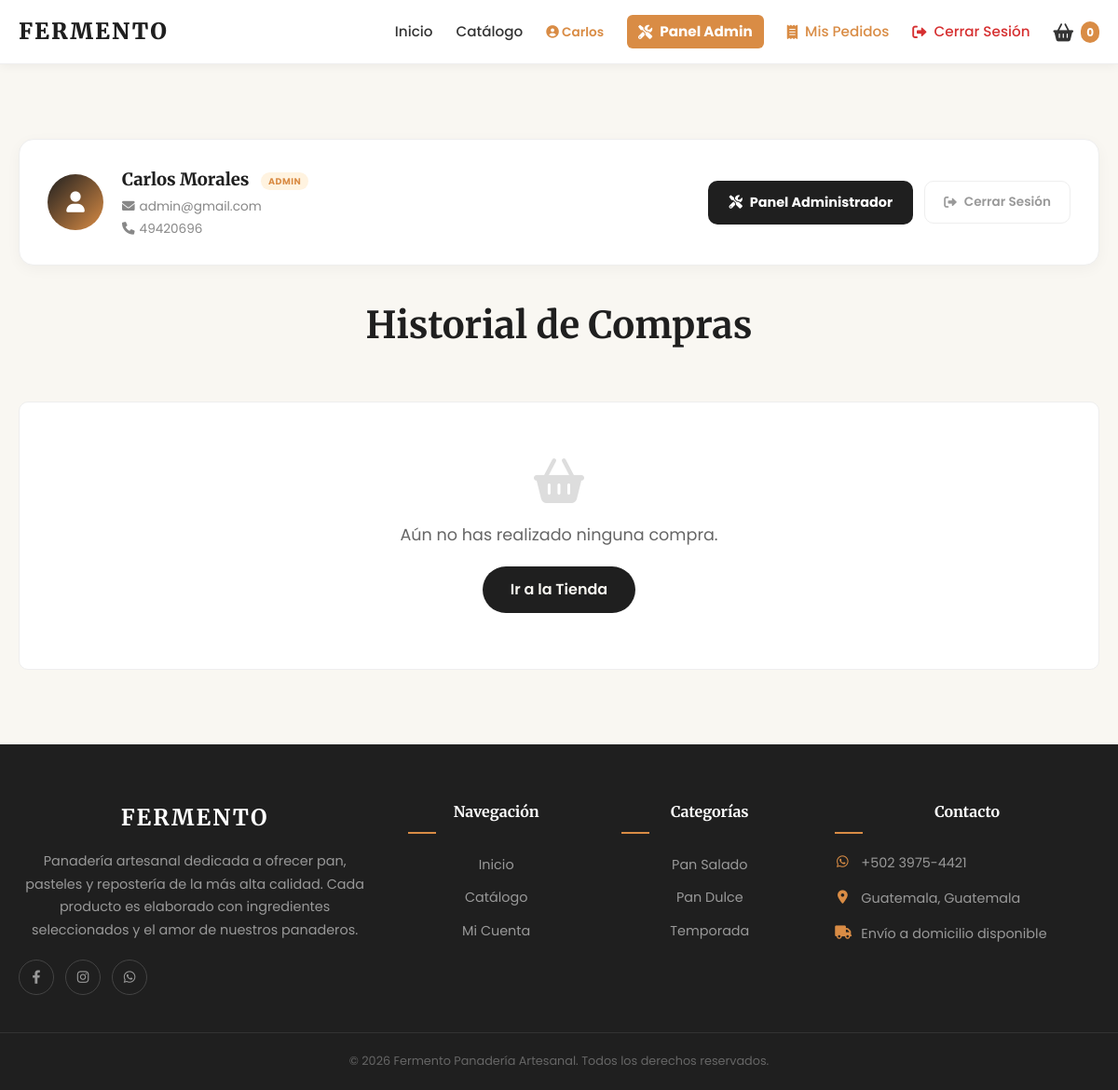
Page /mis_pedidos.php (signed in) on the committed database.
### tables this page shows
CREATE TABLE `usuarios` (
  `id`              INT(11)       NOT NULL AUTO_INCREMENT,
  `nombre`          VARCHAR(100)  NOT NULL,
  `email`           VARCHAR(100)  NOT NULL,
  `telefono`        VARCHAR(20)   DEFAULT NULL,
  `direccion`       TEXT          DEFAULT NULL,
  `password`        VARCHAR(255)  DEFAULT NULL,
  `google_id`       VARCHAR(255)  DEFAULT NULL,
  `avatar`          VARCHAR(255)  DEFAULT 'default_avatar.png',
  `fecha_registro`  DATETIME      DEFAULT CURRENT_TIMESTAMP,
  `rol`             ENUM('cliente','admin','supervisor') DEFAULT 'cliente',
  PRIMARY KEY (`id`),
  UNIQUE KEY `uq_usuarios_email` (`email`)
);

### mis_pedidos.php (the view, shortened to what this page needs)
<?php
require 'includes/config.php';
include 'includes/header.php';
include 'includes/nav.php';
$uid = $_SESSION['user_id'];
$stmt = $pdo->prepare("SELECT * FROM pedidos WHERE usuario_id = ? ORDER BY fecha DESC");
$stmt->execute([$uid]);
$pedidos = $stmt->fetchAll(PDO::FETCH_ASSOC);
$historiales = [];
?>
<div class="container section">
    <?php
    $stmtUser = $pdo->prepare("SELECT nombre, email, telefono, direccion, rol FROM usuarios WHERE id = ?");
    $stmtUser->execute([$uid]);
    $userInfo = $stmtUser->fetch(PDO::FETCH_ASSOC);
    $esAdmin  = in_array($userInfo['rol'] ?? 'cliente', ['admin', 'supervisor']);
    ?>
    <div style="background:white; border-radius:16px; border:1px solid #eee; padding:28px 30px; margin-bottom:32px; display:flex; align-items:center; justify-content:space-between; flex-wrap:wrap; gap:20px; box-shadow:0 4px 15px rgba(0,0,0,0.04);">
        <div style="display:flex; align-items:center; gap:20px;">
            <div style="width:60px; height:60px; border-radius:50%; background:linear-gradient(135deg,#1F1F1F,#D98C45); display:flex; align-items:center; justify-content:center; color:white; font-size:1.4rem; flex-shrink:0;">
                <i class="fas fa-user"></i>
            </div>
            <div>
                <div style="font-weight:800; font-size:1.15rem; font-family:'Merriweather',serif;">
                    <?php echo htmlspecialchars($userInfo['nombre']); ?>
                    <?php if($esAdmin): ?>
                        <span style="background:#fff3e0; color:#D98C45; font-size:0.6rem; padding:3px 8px; border-radius:20px; font-family:'Poppins',sans-serif; font-weight:700; margin-left:8px; vertical-align:middle; text-transform:uppercase; letter-spacing:0.5px;"><?php echo strtoupper($userInfo['rol']); ?></span>
                    <?php endif; ?>
                </div>
                <div style="color:#888; font-size:0.85rem; margin-top:3px;"><i class="fas fa-envelope" style="margin-right:5px;"></i><?php echo htmlspecialchars($userInfo['email']); ?></div>
                <?php if(!empty($userInfo['telefono'])): ?>
                <div style="color:#888; font-size:0.85rem; margin-top:2px;"><i class="fas fa-phone" style="margin-right:5px;"></i><?php echo htmlspecialchars($userInfo['telefono']); ?></div>
                <?php endif; ?>
            </div>
        </div>
        <div style="display:flex; gap:12px; flex-wrap:wrap; align-items:center;">
            <?php if($esAdmin): ?>
            <a href="admin/index.php" style="display:inline-flex; align-items:center; gap:8px; background:#1F1F1F; color:white; padding:12px 22px; border-radius:10px; text-decoration:none; font-weight:700; font-family:'Poppins',sans-serif; font-size:0.9rem; transition:background 0.2s;" onmouseover="this.style.background='#D98C45'" onmouseout="this.style.background='#1F1F1F'">
                <i class="fas fa-tools"></i> Panel Administrador
            </a>
            <?php endif; ?>
            <a href="logout.php" style="display:inline-flex; align-items:center; gap:8px; border:1.5px solid #eee; color:#999; padding:11px 20px; border-radius:10px; text-decoration:none; font-weight:600; font-family:'Poppins',sans-serif; font-size:0.85rem; transition:all 0.2s;" onmouseover="this.style.borderColor='#e74c3c';this.style.color='#e74c3c'" onmouseout="this.style.borderColor='#eee';this.style.color='#999'">
                <i class="fas fa-sign-out-alt"></i> Cerrar Sesión
            </a>
        </div>
    </div>
    <h2 class="section-title">Historial de Compras</h2>
    <?php if(count($pedidos) > 0): ?>
        <div style="display:flex; flex-direction:column; gap:20px;">
            <?php foreach($pedidos as $p):
                $est = strtolower($p['estado']);
                $esPendiente = ($est === 'pendiente');
                $pasos = [
                    'pendiente'  => ['label' => '📋 Recibido', 'idx' => 0],
                    'preparando' => ['label' => '🧑‍🍳 Preparando', 'idx' => 1],
                    'en_camino'  => ['label' => '🚚 En Camino', 'idx' => 2],
                    'completado' => ['label' => '✅ Completado', 'idx' => 3],
                ];
                $pasoActualIdx = isset($pasos[$est]) ? $pasos[$est]['idx'] : -1;
            ?>
                <div id="card-pedido-<?php echo $p['id']; ?>" style="background: white; border-radius: 12px; border: 1px solid #eee; padding: 20px; box-shadow: 0 4px 10px rgba(0,0,0,0.03);">
                    <div style="display:flex; justify-content:space-between; align-items:center; border-bottom: 1px solid #f4f4f4; padding-bottom: 15px; margin-bottom: 15px; flex-wrap:wrap; gap:10px;">
                        <div>
                            <h3 style="margin:0; font-family:'Merriweather'; color:var(--accent-toast);">Pedido #<?php echo $p['id']; ?></h3>
                            <div style="font-size:0.85rem; color:#888; margin-top:5px;">
                                <i class="fas fa-calendar"></i> <?php echo date('d/m/Y', strtotime($p['fecha'])); ?>
                                &nbsp;|&nbsp;
                                <strong>Total:</strong> Q<?php echo number_format($p['total'], 2); ?>
                            </div>
                        </div>
                        <div style="display:flex; gap:10px;">
                            <a href="detalle_orden.php?id=<?php echo $p['id']; ?>" class="btn-mini" style="text-decoration:none;">Ver Detalle</a>
                            <?php if($esPendiente): ?>
                            <button class="btn-cancelar-pedido" id="btn-cancelar-<?php echo $p['id']; ?>" onclick="abrirModal(<?php echo $p['id']; ?>)">
                                <i class="fas fa-times"></i> Cancelar
                            </button>
                            <?php endif; ?>
                        </div>
                    </div>
                    <?php if ($est === 'pendiente_confirmacion'):
                        $hist = $historiales[$p['id']] ?? null;
                    ?>
                        <div style="background:#fff3e0; border:2px solid #ffb74d; border-radius:10px; padding:15px; margin-bottom:15px;">
                            <h4 style="margin:0 0 10px 0; color:#e65100; font-family:'Merriweather';"><i class="fas fa-exclamation-circle"></i> Cambio propuesto en tu pedido</h4>
                            <p style="font-size:0.9rem; margin:0 0 5px 0;"><strong>Motivo:</strong> <?php echo htmlspecialchars($hist['motivo'] ?? 'Sin motivo especificado.'); ?></p>
                            <pre style="font-family:inherit; font-size:0.85rem; background:#ffe0b2; padding:10px; border-radius:5px; margin-bottom:15px; white-space:pre-wrap;"><?php echo htmlspecialchars($hist['valor_nuevo'] ?? ''); ?></pre>
                            <div style="display:flex; gap:10px; flex-wrap:wrap;">
                                <button onclick="responderCambio(<?php echo $p['id']; ?>, 'confirmar')" style="background:#27ae60; color:white; border:none; padding:10px 20px; border-radius:8px; cursor:pointer; font-weight:700;"><i class="fas fa-check"></i> Confirmar Cambio</button>
                                <button onclick="responderCambio(<?php echo $p['id']; ?>, 'rechazar')" style="background:#e74c3c; color:white; border:none; padding:10px 20px; border-radius:8px; cursor:pointer; font-weight:700;"><i class="fas fa-times"></i> Rechazar y Cancelar</button>
                            </div>
                        </div>
                    <?php elseif ($est === 'cancelado'): ?>
                        <div style="background:#f8d7da; color:#721c24; padding:10px 15px; border-radius:8px; font-weight:bold;"><i class="fas fa-ban"></i> Este pedido fue cancelado.</div>
                    <?php else: ?>
                        <div style="display:flex; justify-content:space-between; align-items:center; margin-bottom:15px; position:relative;">
                            <div style="position:absolute; top:50%; left:0; width:100%; height:4px; background:#f0f0f0; z-index:0; transform:translateY(-50%);"></div>
                            <?php foreach($pasos as $k => $v):
                                $isCompleted = ($v['idx'] < $pasoActualIdx);
                                $isActive = ($v['idx'] === $pasoActualIdx);
                                $color = $isCompleted ? '#27ae60' : ($isActive ? 'var(--accent-toast)' : '#dcdcdc');
                                $textColor = $isActive ? '#111' : '#888';
                                $bg = $isCompleted ? '#27ae60' : ($isActive ? 'var(--accent-toast)' : '#fff');
                                $border = $isCompleted ? '#27ae60' : ($isActive ? 'var(--accent-toast)' : '#dcdcdc');
                                $iconColor = ($isCompleted || $isActive) ? '#fff' : '#aaa';
                            ?>
                            <div style="z-index:1; display:flex; flex-direction:column; align-items:center; gap:8px; width:25%;">
                                <div style="width:30px; height:30px; border-radius:50%; background:<?php echo $bg; ?>; border:2px solid <?php echo $border; ?>; display:flex; align-items:center; justify-content:center; color:<?php echo $iconColor; ?>; <?php if($isActive) echo 'box-shadow: 0 0 0 4px rgba(217, 140, 69, 0.2); animation: pulse 2s infinite;'; ?>">
                                    <?php if($isCompleted): ?><i class="fas fa-check" style="font-size:0.7rem;"></i><?php else: ?><div style="width:8px;height:8px;background:<?php echo $iconColor; ?>;border-radius:50%;"></div><?php endif; ?>
                                </div>
                                <div style="font-size:0.75rem; font-weight:<?php echo $isActive ? '700' : '600'; ?>; color:<?php echo $textColor; ?>; text-align:center;">
                                    <?php echo $v['label']; ?>
                                </div>
                            </div>
                            <?php endforeach; ?>
                        </div>
                        <?php if(!empty($p['fecha_envio_programada'])):
                            $diasSem = ['Domingo','Lunes','Martes','Miércoles','Jueves','Viernes','Sábado'];
                            $ts = strtotime($p['fecha_envio_programada']);
                            $fechaFormateada = $diasSem[date('w',$ts)] . ', ' . date('d/m/Y', $ts);
                            $horaFormateada = '';
                            if(!empty($p['hora_envio_programada'])) {
                                list($hh,$mm) = explode(':', $p['hora_envio_programada']);
                                $horaFormateada = ' a las ' . (((int)$hh % 12 ?: 12) . ':' . $mm . ((int)$hh < 12 ? ' AM' : ' PM'));
                            }
                        ?>
                        <div style="background:#f4f9f4; border-radius:8px; padding:10px; font-size:0.85rem; color:#2c3e50; display:flex; align-items:center; gap:10px;">
                            <i class="fas fa-truck" style="color:#27ae60;"></i>
                            <strong>Entrega programada:</strong> <?php echo $fechaFormateada . $horaFormateada; ?>
                        </div>
                        <?php endif; ?>
                    <?php endif; ?>
                </div>
            <?php endforeach; ?>
        </div>
    <?php else: ?>
        <div style="text-align: center; padding: 60px; background: #fff; border-radius: 10px; border: 1px solid #eee;">
            <i class="fas fa-shopping-basket" style="font-size: 3rem; color: #ddd; margin-bottom: 20px;"></i>
            <p style="color: #666; font-size: 1.1rem;">Aún no has realizado ninguna compra.</p>
            <a href="index.php" class="btn-primary" style="margin-top: 20px;">Ir a la Tienda</a>
        </div>
    <?php endif; ?>
</div>
<?php include 'includes/footer.php'; ?>

### assets/css/style.css (style rules this page uses)
:root { --bg-cream: #F9F7F2; --white: #ffffff; --text-black: #1F1F1F; --text-grey: #666666; --accent-toast: #b5a28f; --accent-toast-dark: #8c7b6b; --accent-success: #25D366; --font-serif: 'Merriweather', serif; --font-sans: 'Poppins', sans-serif; --navbar-height: 80px; }
* { margin: 0; padding: 0; box-sizing: border-box; scroll-behavior: smooth; }
body { background-color: var(--bg-cream); color: var(--text-black); font-family: var(--font-sans); line-height: 1.6; padding-top: var(--navbar-height); }
h1, h2, h3, h4 { font-family: var(--font-serif); font-weight: 700; }
a { text-decoration: none; color: inherit; transition: 0.3s; }
.container { max-width: 1200px; margin: 0 auto; padding: 0 20px; }
.section { padding: 80px 20px; }
.section-title { font-size: 2.5rem; text-align: center; margin-bottom: 50px; }
.btn-primary { background-color: var(--text-black); color: var(--bg-cream); padding: 12px 30px; border-radius: 30px; font-weight: 600; border: none; cursor: pointer; display: inline-block; transition: all 0.3s ease; }

### includes/nav.php (style rules this page uses)
body { margin: 0; padding: 0; width: 100%; }

### rows in the picture
usuarios: nombre "Carlos Morales", rol "ADMIN", email "admin@gmail.com", telefono "49420696"

### other values in the picture
explode(' ', $_SESSION['user_nombre'])[0] "Carlos"
